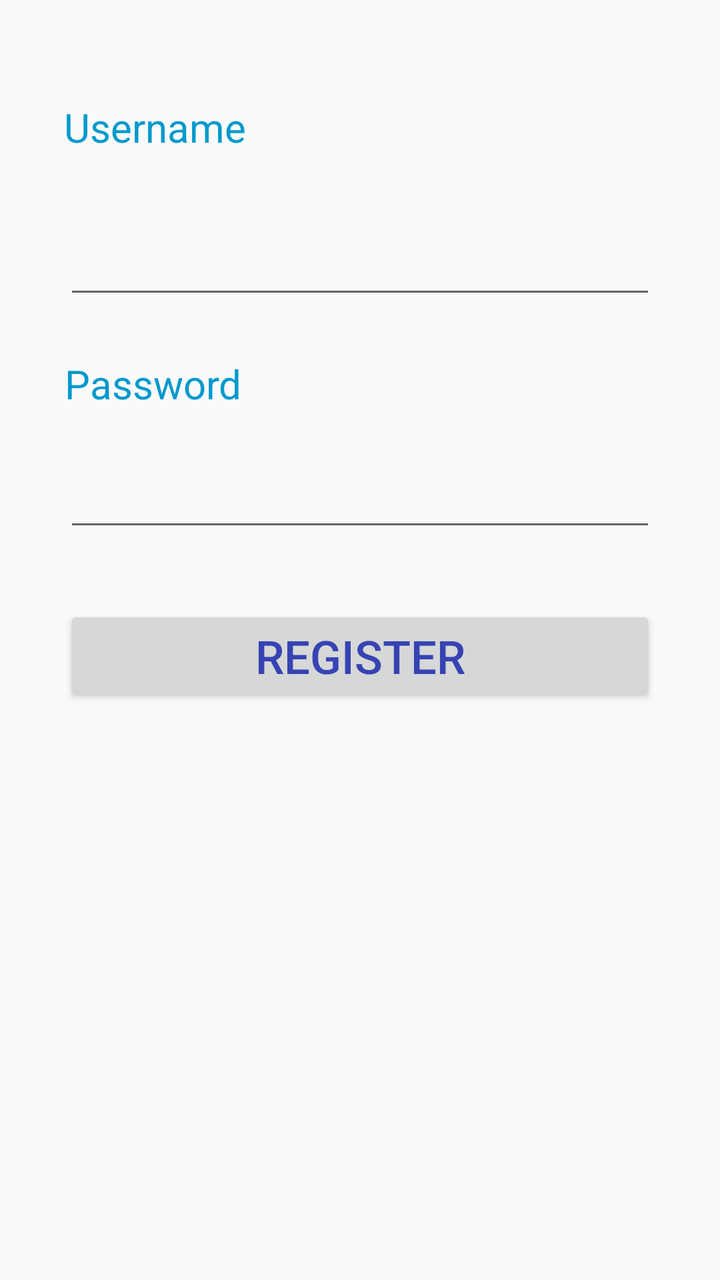
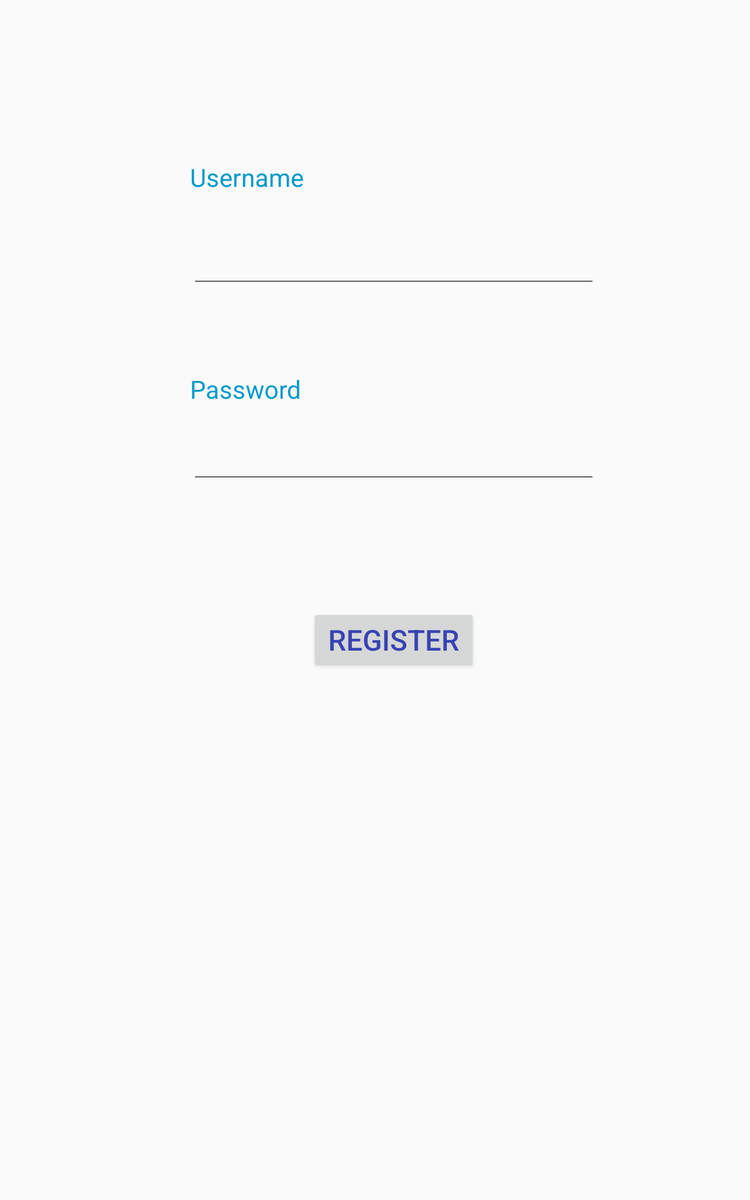

First picture: res/layout/ on a phone held upright. Second picture: the repository's own variant of that layout, on a device whose configuration matches the variant's folder. Source for both follows.
<!-- AndroidManifest.xml: application theme AppTheme -->
<!-- res/layout/login_layout.xml -->
<?xml version="1.0" encoding="utf-8"?>
<android.support.constraint.ConstraintLayout xmlns:android="http://schemas.android.com/apk/res/android"
    xmlns:app="http://schemas.android.com/apk/res-auto"
    xmlns:tools="http://schemas.android.com/tools"
    android:layout_width="match_parent"
    android:layout_height="match_parent"
    tools:context="turbotec.newmpas.LoginActivity">


    <EditText
        android:id="@+id/editText2"
        android:layout_width="0dp"
        android:layout_height="wrap_content"
        android:layout_marginEnd="32dp"
        android:layout_marginLeft="32dp"
        android:layout_marginRight="32dp"
        android:layout_marginStart="32dp"
        android:layout_marginTop="36dp"
        android:inputType="textNoSuggestions|text"
        android:maxLines="1"
        app:layout_constraintHorizontal_bias="1.0"
        app:layout_constraintLeft_toLeftOf="parent"
        app:layout_constraintRight_toRightOf="parent"
        app:layout_constraintTop_toBottomOf="@+id/textView"
        tools:layout_constraintLeft_creator="1"
        tools:layout_constraintRight_creator="1" />

    <TextView
        android:id="@+id/textView2"
        android:layout_width="wrap_content"
        android:layout_height="wrap_content"
        android:layout_marginLeft="32dp"
        android:layout_marginStart="32dp"
        android:layout_marginTop="24dp"
        android:gravity="center"
        android:text="@string/Password"
        android:textAlignment="center"
        android:textAppearance="?android:attr/textAppearanceMedium"
        android:textColor="@android:color/holo_blue_dark"
        android:textSize="20sp"
        app:layout_constraintLeft_toLeftOf="parent"
        app:layout_constraintTop_toBottomOf="@+id/editText2"
        tools:layout_constraintLeft_creator="1" />

    <TextView
        android:id="@+id/textView"
        android:layout_width="wrap_content"
        android:layout_height="wrap_content"
        android:layout_marginLeft="32dp"
        android:layout_marginStart="32dp"
        android:layout_marginTop="50dp"
        android:gravity="center"
        android:text="@string/Username"
        android:textAlignment="center"
        android:textAppearance="?android:attr/textAppearanceMedium"
        android:textColor="@android:color/holo_blue_dark"
        android:textSize="20sp"
        app:layout_constraintLeft_toLeftOf="parent"
        app:layout_constraintTop_toTopOf="parent"
        tools:layout_constraintLeft_creator="1" />

    <EditText
        android:id="@+id/editText"
        android:layout_width="0dp"
        android:layout_height="wrap_content"
        android:layout_marginEnd="32dp"
        android:layout_marginLeft="32dp"
        android:layout_marginRight="32dp"
        android:layout_marginStart="32dp"
        android:layout_marginTop="24dp"
        android:inputType="textPassword"
        android:maxLines="1"
        app:layout_constraintHorizontal_bias="1.0"
        app:layout_constraintLeft_toLeftOf="parent"
        app:layout_constraintRight_toRightOf="parent"
        app:layout_constraintTop_toBottomOf="@+id/textView2"
        tools:layout_constraintLeft_creator="1"
        tools:layout_constraintRight_creator="1" />

    <Button
        android:id="@+id/button"
        android:layout_width="0dp"
        android:layout_height="wrap_content"
        android:layout_marginEnd="32dp"
        android:layout_marginLeft="32dp"
        android:layout_marginRight="32dp"
        android:layout_marginStart="32dp"
        android:layout_marginTop="32dp"
        android:gravity="center_vertical|center_horizontal|center"
        android:text="@string/Register"
        android:textColor="#3743b3"
        android:textSize="23sp"
        android:typeface="normal"
        app:layout_constraintLeft_toLeftOf="parent"
        app:layout_constraintRight_toRightOf="parent"
        app:layout_constraintTop_toBottomOf="@+id/editText"
        tools:layout_constraintLeft_creator="1"
        tools:layout_constraintTop_creator="1" />


    <android.support.constraint.Guideline
        android:id="@+id/guideline"
        android:layout_width="wrap_content"
        android:layout_height="wrap_content"
        android:orientation="vertical"
        app:layout_constraintGuide_percent="0.25" />


</android.support.constraint.ConstraintLayout>
<!-- resources referenced by this layout -->
<resources>
  <string name="Password">Password</string>
  <string name="Register">Register</string>
  <string name="Username">Username</string>
  <style name="AppTheme" parent="Theme.AppCompat.Light.DarkActionBar">
          
          <item name="colorPrimary">@color/colorPrimary</item>
          <item name="colorPrimaryDark">@color/colorPrimaryDark</item>
          <item name="colorAccent">@color/colorAccent</item>
      </style>
  <color name="colorPrimary">#3F51B5</color>
  <color name="colorPrimaryDark">#303F9F</color>
  <color name="colorAccent">#FF4081</color>
</resources>
<!-- res/layout-large/login_layout.xml (the repository's variant of the layout above) -->
<!-- drawn on a 7-inch tablet held upright -->
<?xml version="1.0" encoding="utf-8"?>
<android.support.constraint.ConstraintLayout xmlns:android="http://schemas.android.com/apk/res/android"
    xmlns:app="http://schemas.android.com/apk/res-auto"
    xmlns:tools="http://schemas.android.com/tools"
    android:layout_width="match_parent"
    android:layout_height="match_parent"
    tools:context="turbotec.newmpas.LoginActivity">


    <EditText
        android:id="@+id/editText2"
        android:layout_width="0dp"
        android:layout_height="wrap_content"
        android:layout_marginEnd="32dp"
        android:layout_marginLeft="8dp"
        android:layout_marginRight="8dp"
        android:layout_marginStart="32dp"
        android:layout_marginTop="37dp"
        android:inputType="textNoSuggestions|text"
        android:maxLines="1"
        app:layout_constraintHorizontal_bias="0.0"
        app:layout_constraintLeft_toLeftOf="@+id/guideliner"
        app:layout_constraintRight_toLeftOf="@+id/guidelinel"
        app:layout_constraintTop_toBottomOf="@+id/textView"
        tools:layout_constraintLeft_creator="1"
        tools:layout_constraintRight_creator="1" />

    <TextView
        android:id="@+id/textView2"
        android:layout_width="wrap_content"
        android:layout_height="wrap_content"
        android:layout_marginLeft="8dp"
        android:layout_marginStart="32dp"
        android:layout_marginTop="64dp"
        android:gravity="center"
        android:text="@string/Password"
        android:textAlignment="center"
        android:textAppearance="?android:attr/textAppearanceMedium"
        android:textColor="@android:color/holo_blue_dark"
        android:textSize="20sp"
        app:layout_constraintLeft_toLeftOf="@+id/guideliner"
        app:layout_constraintTop_toBottomOf="@+id/editText2"
        tools:layout_constraintLeft_creator="1" />

    <TextView
        android:id="@+id/textView"
        android:layout_width="wrap_content"
        android:layout_height="wrap_content"
        android:layout_marginLeft="32dp"
        android:layout_marginStart="32dp"
        android:layout_marginTop="128dp"
        android:gravity="center"
        android:text="@string/Username"
        android:textAlignment="center"
        android:textAppearance="?android:attr/textAppearanceMedium"
        android:textColor="@android:color/holo_blue_dark"
        android:textSize="20sp"
        app:layout_constraintLeft_toLeftOf="@+id/guideliner"
        app:layout_constraintTop_toTopOf="parent"
        tools:layout_constraintLeft_creator="1" />

    <EditText
        android:id="@+id/editText"
        android:layout_width="0dp"
        android:layout_height="wrap_content"
        android:layout_marginEnd="32dp"
        android:layout_marginLeft="8dp"
        android:layout_marginRight="8dp"
        android:layout_marginStart="32dp"
        android:layout_marginTop="24dp"
        android:inputType="textNoSuggestions|textPassword"
        android:maxLines="1"
        app:layout_constraintHorizontal_bias="0.0"
        app:layout_constraintLeft_toLeftOf="@+id/guideliner"
        app:layout_constraintRight_toLeftOf="@+id/guidelinel"
        app:layout_constraintTop_toBottomOf="@+id/textView2"
        tools:layout_constraintLeft_creator="1"
        tools:layout_constraintRight_creator="1" />

    <Button
        android:id="@+id/button"
        android:layout_width="0dp"
        android:layout_height="wrap_content"
        android:layout_marginEnd="128dp"
        android:layout_marginLeft="128dp"
        android:layout_marginRight="128dp"
        android:layout_marginStart="128dp"
        android:layout_marginTop="96dp"
        android:gravity="center_vertical|center_horizontal|center"
        android:text="@string/Register"
        android:textColor="#3743b3"
        android:textSize="23sp"
        android:typeface="normal"
        app:layout_constraintLeft_toLeftOf="@+id/guideliner"
        app:layout_constraintRight_toLeftOf="@+id/guidelinel"
        app:layout_constraintTop_toBottomOf="@+id/editText"
        tools:layout_constraintLeft_creator="1"
        tools:layout_constraintTop_creator="1" />


    <android.support.constraint.Guideline
        android:id="@+id/guidelinel"
        android:layout_width="wrap_content"
        android:layout_height="wrap_content"
        android:orientation="vertical"
        app:layout_constraintGuide_percent="0.85" />


    <android.support.constraint.Guideline
        android:id="@+id/guideliner"
        android:layout_width="wrap_content"
        android:layout_height="wrap_content"
        android:orientation="vertical"
        app:layout_constraintGuide_percent="0.2" />


</android.support.constraint.ConstraintLayout>
